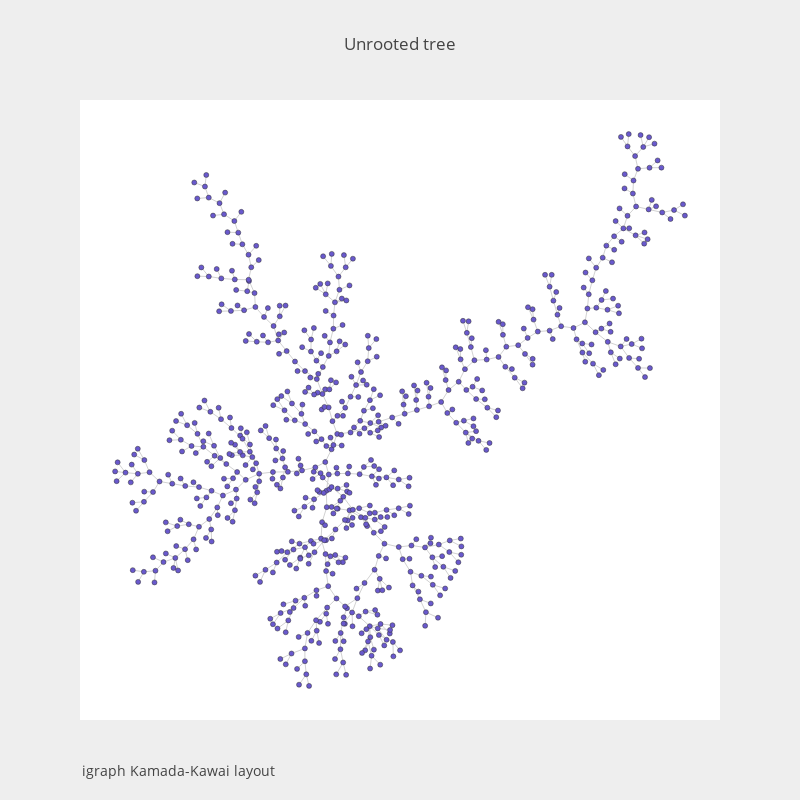

Here is the notebook cell this chart was saved with:
### Code cell
fig1 = go.Figure(data=[trace1, trace2], layout=layout)
iplot(fig1)

### Figure 1 — Plotly figure (JSON) as saved in the notebook; plotly's stock layout.template omitted (floating-point values rounded to 4 significant figures; data arrays with more than 128 entries replaced by an {"elided": "..."} marker saying what was removed)
{"data": [{"hoverinfo": "none", "line": {"color": "rgb(210,210,210)", "width": 1}, "mode": "lines", "type": "scatter", "x": {"elided": "2091 float values"}, "y": {"elided": "2091 float values"}}, {"hoverinfo": "text", "marker": {"color": "#6959CD", "line": {"color": "rgb(50,50,50)", "width": 0.5}, "size": 5}, "mode": "markers", "text": {"elided": "698 str values"}, "type": "scatter", "x": {"elided": "698 float values"}, "y": {"elided": "698 float values"}}], "layout": {"annotations": [{"font": {"size": 14}, "showarrow": false, "text": "igraph Kamada-Kawai layout", "x": 0, "xanchor": "left", "xref": "paper", "y": -0.1, "yanchor": "bottom", "yref": "paper"}], "font": {"size": 12}, "height": 800, "hovermode": "closest", "paper_bgcolor": "#eeeeee", "showlegend": false, "title": {"text": "Unrooted tree"}, "width": 800, "xaxis": {"visible": false}, "yaxis": {"visible": false}}}
